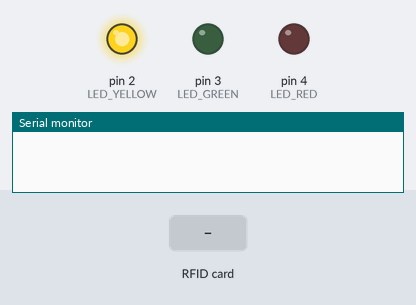
The sketch below on a simulated Arduino Uno, built with avr-gcc and run on an emulated ATmega328P. On the bench: output pins drawn as LEDs (lit = HIGH), the last lines printed to the serial monitor. Dashed ring = blinking. The test bench sets the inputs (shaded band). Pins used as bus, display or sensor lines are not drawn.

Above: at 7.2 s.
7.3 s: RFID card 5E 7A 19 C4 held to the reader
At 9.4 s:
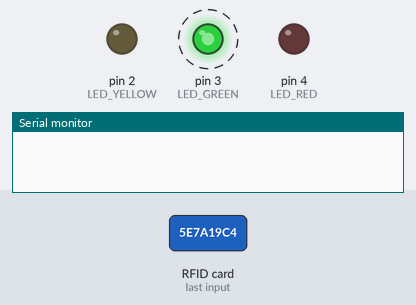
At 12.8 s:
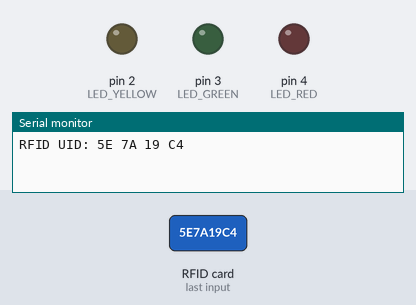
Timing chart, 0 to 18.5 s (numbered marks = the images above; inputs shaded):
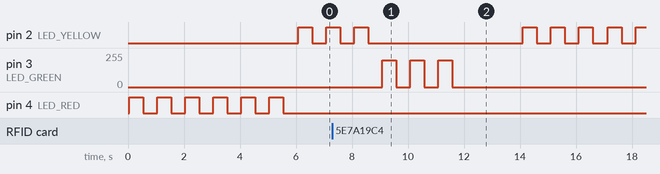

Measured:
- after the input at 7.3 s, pin 3 (LED_GREEN): alternates 200/255 for 0.50 s and 0/255 for 0.50 s, 6 changes in all, then stays 0/255, starting after 1.8 s

The sketch:

rfid_with_lights.ino
```cpp
#include <SPI.h>
#include <MFRC522.h>

// Định nghĩa chân kết nối RFID
#define SS_PIN 10
#define RST_PIN 9

// Định nghĩa chân đèn LED
#define LED_RED 4
#define LED_YELLOW 2
#define LED_GREEN 3

MFRC522 mfrc522(SS_PIN, RST_PIN);

void blinkLEDAnalog(int pin, int duration) {
    analogWrite(pin, 200); // Sáng mức 200
    delay(duration);        // Giữ sáng trong thời gian duration (ms)
    analogWrite(pin, 0);    // Tắt đèn
    delay(duration);
}

void setup() {
    Serial.begin(9600); // Khởi động Serial Monitor
    SPI.begin();        // Bắt đầu giao tiếp SPI
    mfrc522.PCD_Init(); // Khởi động module RFID

    // Cấu hình chân LED là OUTPUT
    pinMode(LED_RED, OUTPUT);
    pinMode(LED_YELLOW, OUTPUT);
    pinMode(LED_GREEN, OUTPUT);

    // Nháy đèn đỏ hai lần khi khởi động
    for (int i = 0; i < 2; i++) {
        blinkLEDAnalog(LED_RED, 500);
        blinkLEDAnalog(LED_RED, 500);
        blinkLEDAnalog(LED_RED, 500);

    }

    // Nháy đèn vàng báo hiệu sẵn sàng quét thẻ

}

void loop() {
    // Kiểm tra xem có thẻ nào được đưa vào không
    if (!mfrc522.PICC_IsNewCardPresent()) {
        blinkLEDAnalog(LED_YELLOW, 500);
        blinkLEDAnalog(LED_YELLOW, 500);
        blinkLEDAnalog(LED_YELLOW, 500);

        return;
    }

    // Đọc UID của thẻ RFID
    if (!mfrc522.PICC_ReadCardSerial()) {
        blinkLEDAnalog(LED_YELLOW, 500);
        blinkLEDAnalog(LED_YELLOW, 500);
        blinkLEDAnalog(LED_YELLOW, 500);

        return; // Không thể đọc thẻ, thoát vòng lặp
    }


    // Nháy đèn xanh để báo quét thành công
    blinkLEDAnalog(LED_GREEN, 500);
    blinkLEDAnalog(LED_GREEN, 500);
    blinkLEDAnalog(LED_GREEN, 500);

    // In UID của thẻ lên Serial Monitor
    Serial.print("RFID UID: ");
    for (byte i = 0; i < mfrc522.uid.size; i++) {
        Serial.print(mfrc522.uid.uidByte[i], HEX);
        Serial.print(" ");
    }
    Serial.println();

    // Chờ 2 giây rồi quay lại trạng thái chờ quét
    delay(2000);
}
```
